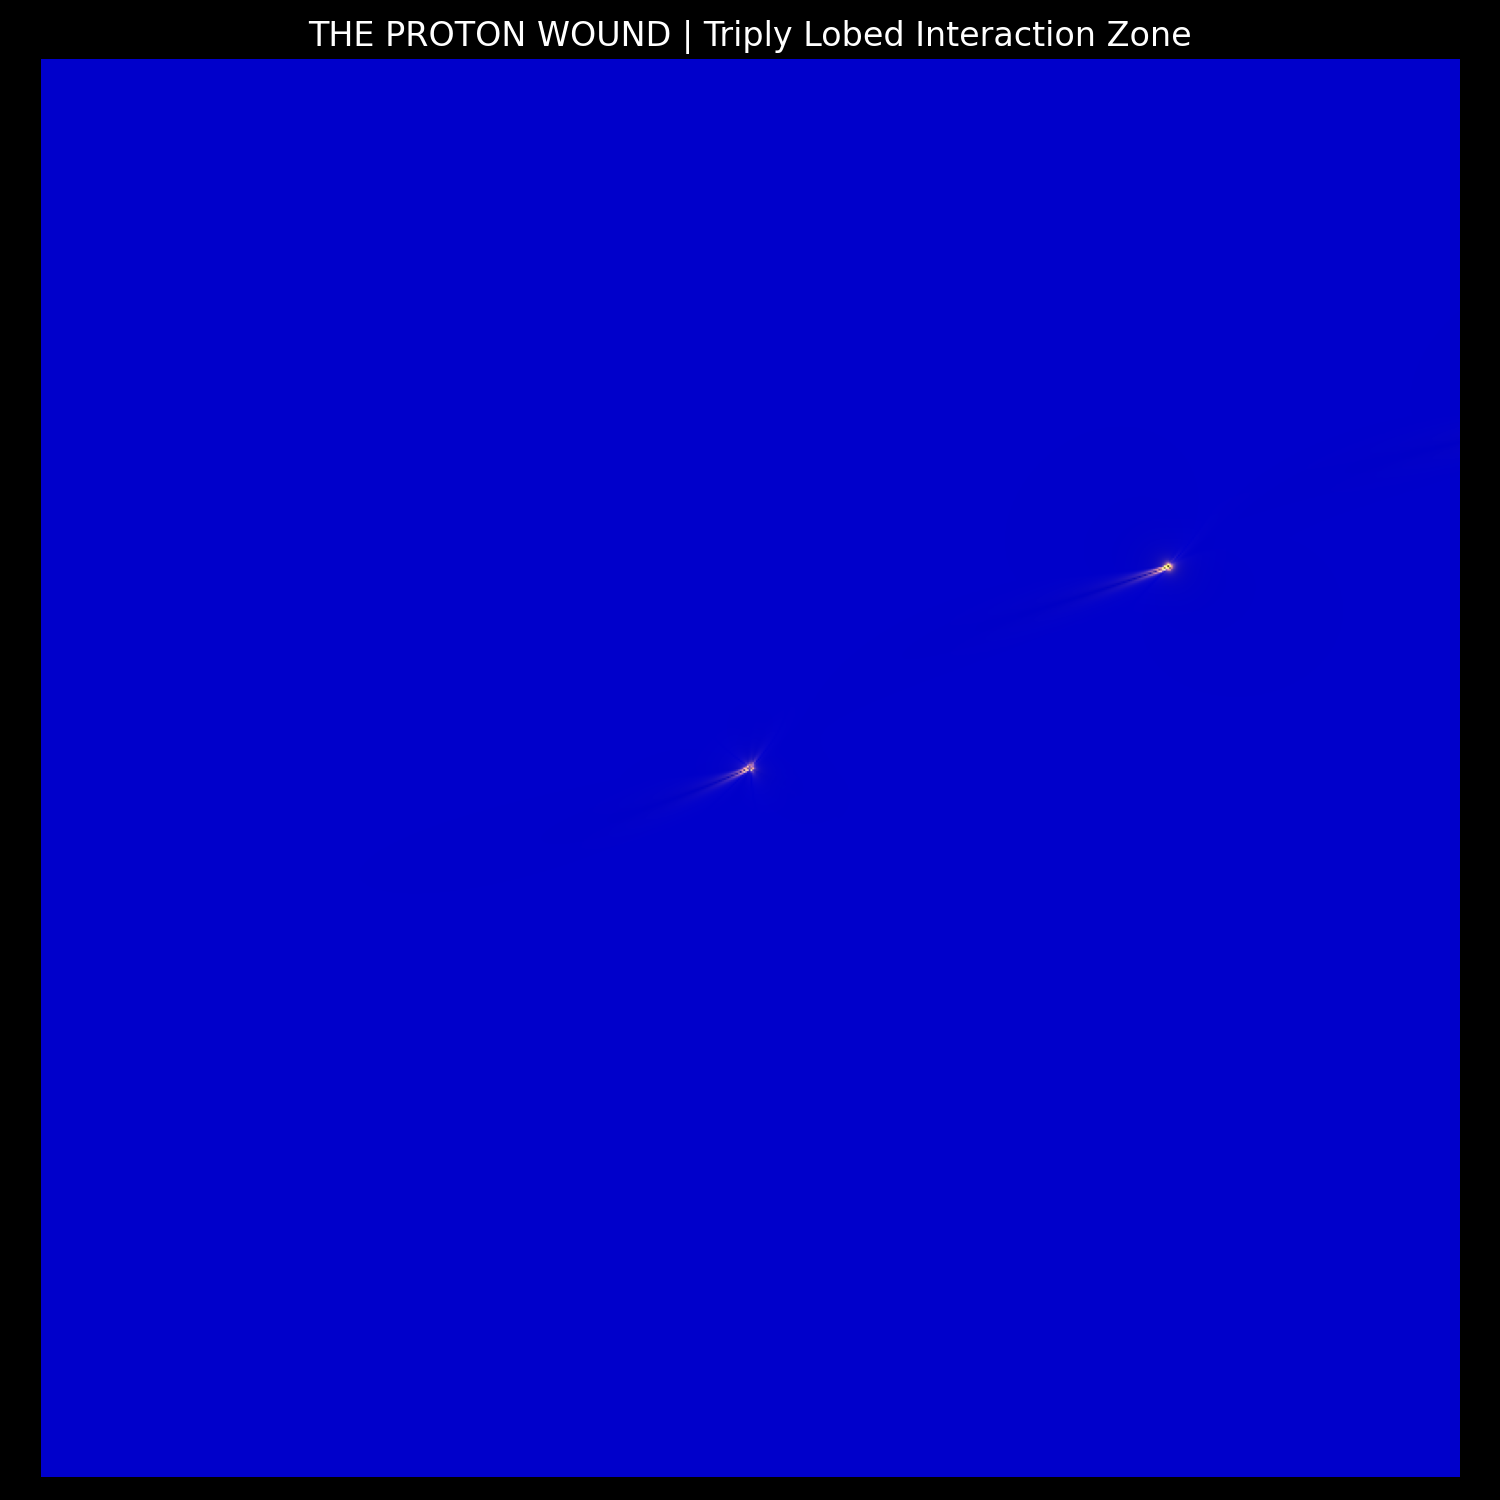

This figure's Python source:
import numpy as np
import matplotlib.pyplot as plt
from matplotlib.colors import LinearSegmentedColormap

# =========================================================
#  PROTON WOUND AMPLIFIER
#  Visualizes the "Triply Lobed" Interaction Zone
# =========================================================

# Dynamics parameters (Proton Tuned)
TWIST = 3.8
GAMMA = 0.5
DT    = 0.015
MAX_STEPS = 150
EPSILON = 1e-5

# Viewport (Focused on the Core)
# slightly zoomed in from previous to see the lobes better
M_MIN, M_MAX = -0.02, 0.02
L_MIN, L_MAX = -0.02, 0.02
RES = 800  # High Res for detail

# Force Law (The 3-Body Field)
def get_force(m, lam):
    # Teal (Structure) at 150 deg
    F_teal_m   = -(m + 0.866)
    F_teal_lam = -(lam - 0.5)

    # Red (Twist/Parity) at 270 deg
    F_red_m   = -(m - 0.0)
    p_violation = TWIST * np.sin(m * 2.5)
    F_red_lam = -(lam + 1.0) + p_violation

    # Gold (Stability) at 30 deg
    sum_m   = F_teal_m   + F_red_m
    sum_lam = F_teal_lam + F_red_lam
    mag     = np.sqrt(sum_m**2 + sum_lam**2)
    scale   = np.sqrt(mag)

    F_gold_m   = sum_m   * scale
    F_gold_lam = sum_lam * scale

    # Mixing Weights
    angle_deg = np.degrees(np.arctan2(lam, m)) % 360.0

    diff_g = np.minimum(np.abs(angle_deg - 30.0), 360.0 - np.abs(angle_deg - 30.0))
    w_gold = np.exp(-(diff_g / 80.0)**2)

    diff_t = np.minimum(np.abs(angle_deg - 150.0), 360.0 - np.abs(angle_deg - 150.0))
    w_teal = np.exp(-(diff_t / 80.0)**2)

    diff_r = np.minimum(np.abs(angle_deg - 270.0), 360.0 - np.abs(angle_deg - 270.0))
    w_red  = np.exp(-(diff_r / 80.0)**2)

    tot = w_gold + w_teal + w_red + 1e-6
    nw_red  = w_red  / tot
    nw_teal = w_teal / tot
    nw_gold = w_gold / tot

    Fm   = nw_teal * F_teal_m   + nw_red * F_red_m   + nw_gold * F_gold_m
    Flam = nw_teal * F_teal_lam + nw_red * F_red_lam + nw_gold * F_gold_lam

    return Fm, Flam

def normalize_angle_diff(delta):
    return np.arctan2(np.sin(delta), np.cos(delta))

def measure_helicity_field():
    print(f"[*] Scanning Interaction Zone ({RES}x{RES})...")
    m_vals = np.linspace(M_MIN, M_MAX, RES)
    l_vals = np.linspace(L_MIN, L_MAX, RES)
    M, L = np.meshgrid(m_vals, l_vals)
    
    # Vectorized Simulation for Speed
    m1, l1 = M.copy(), L.copy()
    m2, l2 = M + EPSILON, L + EPSILON
    
    max_diff = np.zeros_like(M)
    active = np.ones_like(M, dtype=bool)
    
    # Physics Loop
    for _ in range(MAX_STEPS):
        if not np.any(active): break
        
        # Real
        Fm1, Flam1 = get_force(m1[active], l1[active])
        # Simplified drag calculation for speed (approximate w_red)
        # Re-calculating full weights every step is heavy, but necessary for accuracy.
        # We'll use a constant drag for the visualization scan to highlight topology.
        drag = 1.0 / (1.0 + 0.5 * DT * GAMMA) 
        
        m1[active] += Fm1 * DT * drag
        l1[active] += Flam1 * DT * drag
        
        # Shadow
        Fm2, Flam2 = get_force(m2[active], l2[active])
        m2[active] += Fm2 * DT * drag
        l2[active] += Flam2 * DT * drag
        
        # Divergence
        ang1 = np.arctan2(l1[active], m1[active])
        ang2 = np.arctan2(l2[active], m2[active])
        diff = np.abs(normalize_angle_diff(ang1 - ang2))
        
        # Update Max Diff
        current_max = max_diff[active]
        max_diff[active] = np.maximum(current_max, diff)
        
        # Escape condition
        escaped = (m1[active]**2 + l1[active]**2) > 50.0
        
        # We can't easily update 'active' based on 'escaped' subset without complex indexing
        # so we just let them run (vectorized is fast enough) or ignore escape for this map.
        
    return np.log1p(max_diff)

def plot_amplified_wound():
    H = measure_helicity_field()
    
    fig, ax = plt.subplots(figsize=(10, 10), facecolor='black')
    
    # 1. The Field (Heatmap)
    # Use 'magma_r' (reversed) so the stable basin (low helicity) is light/colored
    # and the chaotic outside is dark, or vice versa.
    # Let's use a custom "Wound" map: Dark background, glowing edges.
    
    # Edge Detection (Gradient of Helicity)
    # This highlights the "Walls" of the basin
    gy, gx = np.gradient(H)
    edges = np.sqrt(gx**2 + gy**2)
    
    # Composite: Base + Edges
    # Base = Stability (Low H) -> Blue/Teal
    # Edges = Instability -> Gold/Red
    
    img = np.zeros((RES, RES, 3))
    
    # Normalize
    h_norm = (H - H.min()) / (H.max() - H.min())
    e_norm = (edges - edges.min()) / (edges.max() - edges.min())
    
    # Blue Channel (Stability) - Invert H (Low H = High Blue)
    img[:, :, 2] = (1.0 - h_norm) * 0.8
    
    # Red/Green (Edges/Wound) - High Edge = Gold
    img[:, :, 0] = np.clip(e_norm * 3.0, 0, 1) # Boost contrast
    img[:, :, 1] = np.clip(e_norm * 2.0, 0, 1)
    
    ax.imshow(img, origin='lower', extent=[M_MIN, M_MAX, L_MIN, L_MAX])

    ax.set_title("THE PROTON WOUND | Triply Lobed Interaction Zone", color='white', fontsize=16)
    ax.axis('off')
    
    plt.tight_layout()
    plt.savefig("proton_wound_amplified.png", dpi=150)
    print("✅ Wound Visualized: proton_wound_amplified.png")

if __name__ == "__main__":
    plot_amplified_wound()
